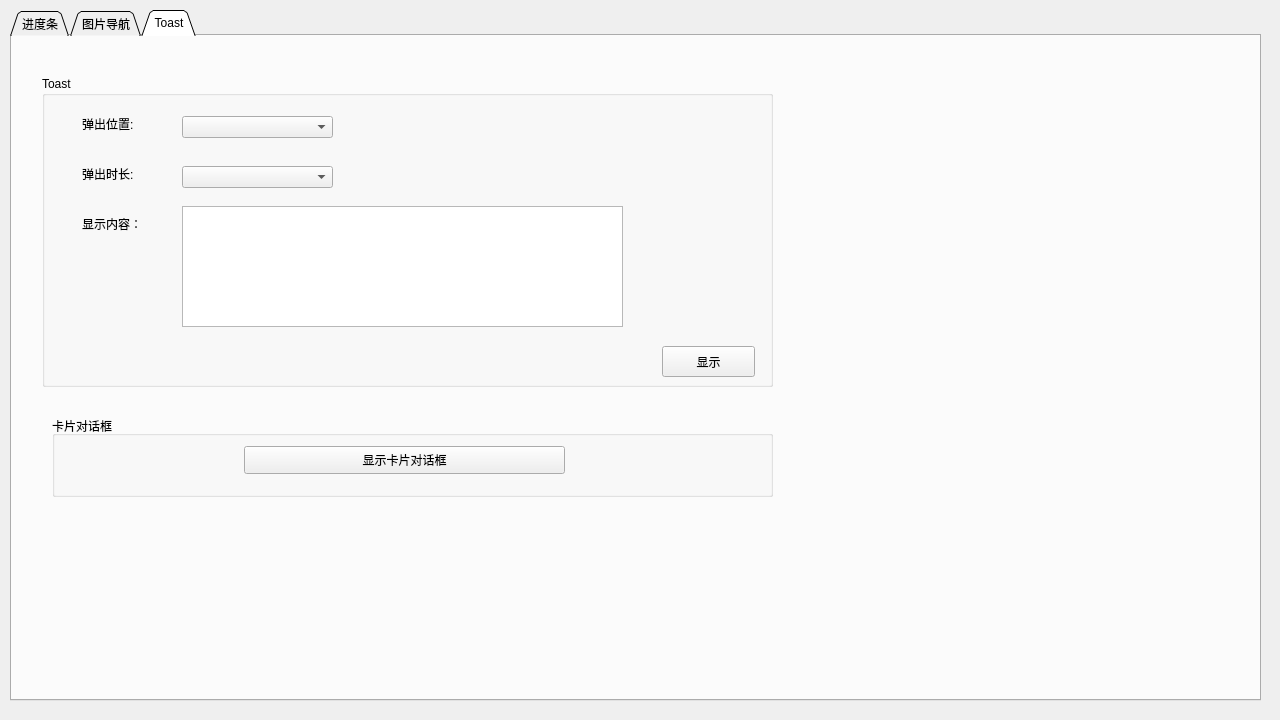
<?xml version="1.0" encoding="UTF-8"?>
<ui version="4.0">
 <class>CustomWidgetsDialog</class>
 <widget class="QDialog" name="CustomWidgetsDialog">
  <property name="geometry">
   <rect>
    <x>0</x>
    <y>0</y>
    <width>1280</width>
    <height>720</height>
   </rect>
  </property>
  <property name="windowTitle">
   <string>CustomWidgetsDialog</string>
  </property>
  <widget class="QTabWidget" name="tabWidget_main">
   <property name="geometry">
    <rect>
     <x>10</x>
     <y>10</y>
     <width>1251</width>
     <height>691</height>
    </rect>
   </property>
   <property name="tabPosition">
    <enum>QTabWidget::North</enum>
   </property>
   <property name="tabShape">
    <enum>QTabWidget::Triangular</enum>
   </property>
   <property name="currentIndex">
    <number>2</number>
   </property>
   <widget class="QWidget" name="tab_1">
    <attribute name="title">
     <string>进度条</string>
    </attribute>
    <widget class="QFlowProgressBar" name="label_circle1">
     <property name="geometry">
      <rect>
       <x>30</x>
       <y>30</y>
       <width>1181</width>
       <height>111</height>
      </rect>
     </property>
     <property name="text">
      <string/>
     </property>
    </widget>
    <widget class="QFlowProgressBar" name="label_circle2">
     <property name="geometry">
      <rect>
       <x>30</x>
       <y>170</y>
       <width>1181</width>
       <height>111</height>
      </rect>
     </property>
     <property name="text">
      <string/>
     </property>
    </widget>
    <widget class="QFlowProgressBar" name="label_rectangle">
     <property name="geometry">
      <rect>
       <x>30</x>
       <y>330</y>
       <width>1181</width>
       <height>111</height>
      </rect>
     </property>
     <property name="text">
      <string/>
     </property>
    </widget>
    <widget class="QFlowProgressTab" name="label_tabstyle">
     <property name="geometry">
      <rect>
       <x>30</x>
       <y>490</y>
       <width>1181</width>
       <height>81</height>
      </rect>
     </property>
     <property name="text">
      <string/>
     </property>
    </widget>
    <widget class="QPushButton" name="btn_next">
     <property name="geometry">
      <rect>
       <x>730</x>
       <y>620</y>
       <width>93</width>
       <height>28</height>
      </rect>
     </property>
     <property name="text">
      <string>Next</string>
     </property>
    </widget>
    <widget class="QPushButton" name="btn_Prev">
     <property name="geometry">
      <rect>
       <x>450</x>
       <y>620</y>
       <width>93</width>
       <height>28</height>
      </rect>
     </property>
     <property name="text">
      <string>Prev</string>
     </property>
    </widget>
   </widget>
   <widget class="QWidget" name="tab_2">
    <attribute name="title">
     <string>图片导航</string>
    </attribute>
    <widget class="QPictureSlides" name="label_pictures">
     <property name="geometry">
      <rect>
       <x>40</x>
       <y>20</y>
       <width>1161</width>
       <height>541</height>
      </rect>
     </property>
     <property name="text">
      <string/>
     </property>
    </widget>
    <widget class="QCheckBox" name="checkBox_auto">
     <property name="geometry">
      <rect>
       <x>80</x>
       <y>630</y>
       <width>91</width>
       <height>19</height>
      </rect>
     </property>
     <property name="text">
      <string>自动换图</string>
     </property>
    </widget>
    <widget class="QLineEdit" name="lineEdit">
     <property name="geometry">
      <rect>
       <x>200</x>
       <y>630</y>
       <width>113</width>
       <height>21</height>
      </rect>
     </property>
     <property name="text">
      <string>3000</string>
     </property>
    </widget>
    <widget class="QLabel" name="label">
     <property name="geometry">
      <rect>
       <x>320</x>
       <y>630</y>
       <width>72</width>
       <height>15</height>
      </rect>
     </property>
     <property name="text">
      <string>ms</string>
     </property>
    </widget>
   </widget>
   <widget class="QWidget" name="tab_3">
    <attribute name="title">
     <string>Toast</string>
    </attribute>
    <widget class="QGroupBox" name="groupBox">
     <property name="geometry">
      <rect>
       <x>30</x>
       <y>40</y>
       <width>731</width>
       <height>311</height>
      </rect>
     </property>
     <property name="title">
      <string>Toast</string>
     </property>
     <widget class="QLabel" name="label_2">
      <property name="geometry">
       <rect>
        <x>40</x>
        <y>40</y>
        <width>72</width>
        <height>15</height>
       </rect>
      </property>
      <property name="text">
       <string>弹出位置:</string>
      </property>
     </widget>
     <widget class="QLabel" name="label_3">
      <property name="geometry">
       <rect>
        <x>40</x>
        <y>90</y>
        <width>72</width>
        <height>15</height>
       </rect>
      </property>
      <property name="text">
       <string>弹出时长:</string>
      </property>
     </widget>
     <widget class="QComboBox" name="comboBox_pos">
      <property name="geometry">
       <rect>
        <x>140</x>
        <y>40</y>
        <width>151</width>
        <height>22</height>
       </rect>
      </property>
     </widget>
     <widget class="QComboBox" name="comboBox_time">
      <property name="geometry">
       <rect>
        <x>140</x>
        <y>90</y>
        <width>151</width>
        <height>22</height>
       </rect>
      </property>
     </widget>
     <widget class="QPushButton" name="pushButton_show">
      <property name="geometry">
       <rect>
        <x>620</x>
        <y>270</y>
        <width>93</width>
        <height>31</height>
       </rect>
      </property>
      <property name="text">
       <string>显示</string>
      </property>
     </widget>
     <widget class="QLabel" name="label_4">
      <property name="geometry">
       <rect>
        <x>40</x>
        <y>140</y>
        <width>72</width>
        <height>15</height>
       </rect>
      </property>
      <property name="text">
       <string>显示内容：</string>
      </property>
     </widget>
     <widget class="QTextEdit" name="textEdit_toast">
      <property name="geometry">
       <rect>
        <x>140</x>
        <y>130</y>
        <width>441</width>
        <height>121</height>
       </rect>
      </property>
     </widget>
    </widget>
    <widget class="QGroupBox" name="groupBox_2">
     <property name="geometry">
      <rect>
       <x>40</x>
       <y>380</y>
       <width>721</width>
       <height>81</height>
      </rect>
     </property>
     <property name="title">
      <string>卡片对话框</string>
     </property>
     <widget class="QPushButton" name="pushButton_card">
      <property name="geometry">
       <rect>
        <x>192</x>
        <y>30</y>
        <width>321</width>
        <height>28</height>
       </rect>
      </property>
      <property name="text">
       <string>显示卡片对话框</string>
      </property>
     </widget>
    </widget>
   </widget>
  </widget>
 </widget>
 <layoutdefault spacing="6" margin="11"/>
 <customwidgets>
  <customwidget>
   <class>QFlowProgressBar</class>
   <extends>QLabel</extends>
   <header>CustomWidgets\QFlowProgressBar.h</header>
  </customwidget>
  <customwidget>
   <class>QFlowProgressTab</class>
   <extends>QLabel</extends>
   <header>CustomWidgets\QFlowProgressTab.h</header>
  </customwidget>
  <customwidget>
   <class>QPictureSlides</class>
   <extends>QLabel</extends>
   <header>CustomWidgets\QPictureSlides.h</header>
  </customwidget>
 </customwidgets>
 <resources/>
 <connections/>
</ui>
